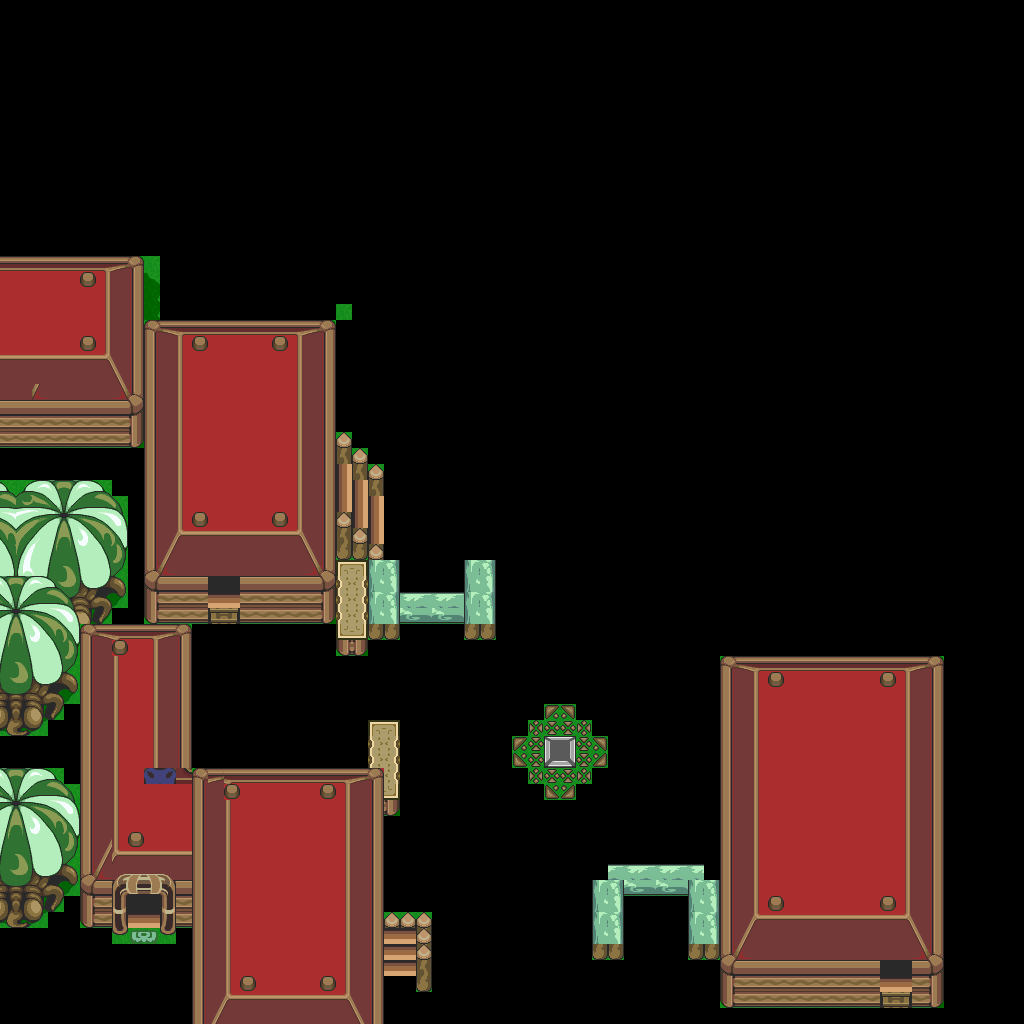

A level layout from a 2D game, rendered from its tile map. Below: a short description, then the map file with tile-grid data replaced by summaries:
An orthogonal 64x64 tile map with 16x16 px tiles, 1 tile layer (base), 1 hidden layer not drawn and 6 objects.

<map version="1.10" tiledversion="1.12.1" orientation="orthogonal" renderorder="right-down" width="64" height="64" tilewidth="16" tileheight="16" infinite="0" nextlayerid="3" nextobjectid="7">
 <tileset firstgid="1" source="../classiciphone_pics4.tsx" />
 <layer id="1" name="base" width="64" height="64">
  <data>[4096 cells, 1263 non-empty, 154 distinct tile ids]</data>
 </layer>
 <layer id="2" name="collision" width="64" height="64" visible="0">
  <properties><property name="collision" value="true" /></properties>
  <data>[4096 cells, 1180 non-empty, 1 distinct tile ids]</data>
 </layer>
 <objectgroup id="3" name="npcs">
  <object id="1" x="880.0" y="960.0" width="16" height="16">
   <properties>
    <property name="gani" value="classic_window.png" />
    <property name="script" type="string">-- Auto-converted from GraalScript
self.dontblock = true
-- drawunderplayer;</property>
   </properties>
  </object>
  <object id="2" x="368.0" y="544.0" width="16" height="16">
   <properties>
    <property name="gani" value="classic_luda_shooterpost4.png" />
    <property name="script" type="string">-- Auto-converted from GraalScript
-- //#CLIENTSIDE;
self.dontblock = true
-- drawunderplayer;</property>
   </properties>
  </object>
  <object id="3" x="416.0" y="608.0" width="16" height="16">
   <properties>
    <property name="gani" value="classic_luda_arrowshooter4.png" />
    <property name="script" type="string">-- Auto-converted from GraalScript
-- function onCreated(){dontblock();}
-- //THANKS TO HELL RAVEN
-- function onSlash()
-- shoot(playerx,playery +3 + abs(vecx(player.dir)) + vecy
-- (player.dir),playerz+1,getangle(vecx(player.dir),vecy
-- (player.dir)),0,0,"classic_arrow",(player.dir));</property>
   </properties>
  </object>
  <object id="4" x="208.0" y="576.0" width="16" height="16">
   <properties>
    <property name="gani" value="classic_window.png" />
    <property name="script" type="string">-- Auto-converted from GraalScript
self.dontblock = true
-- drawunderplayer;</property>
   </properties>
  </object>
  <object id="5" x="592.0" y="864.0" width="16" height="16">
   <properties>
    <property name="gani" value="classic_luda_shooterpost3.png" />
    <property name="script" type="string">-- Auto-converted from GraalScript
-- drawunderplayer;</property>
   </properties>
  </object>
  <object id="6" x="640.0" y="848.0" width="16" height="16">
   <properties>
    <property name="gani" value="classic_luda_arrowshooter3.png" />
    <property name="script" type="string">-- Auto-converted from GraalScript
-- function onCreated(){dontblock();}
-- //THANKS TO HELL RAVEN
-- function onSlash()
-- shoot(playerx,playery -3 + abs(vecx(player.dir)) + vecy
-- (player.dir),playerz+1,getangle(vecx(player.dir),vecy
-- (player.dir)),0,0,"classic_arrow",(player.dir));</property>
   </properties>
  </object>
 </objectgroup>
</map>
